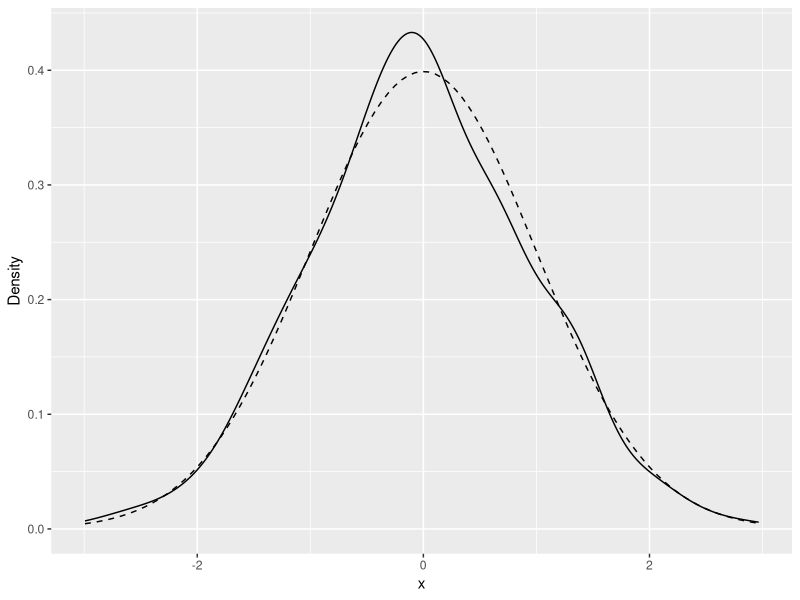

Write the R code that produced this figure.
## ---- chunk 1
#| label: fig-penG
#| fig-cap: "Kernel density estimate of 500 standard normal samples."
#| echo: false
library(ggplot2)
set.seed(42)
data.frame(x = rnorm(500)) |>
ggplot(aes(x = x)) +
  geom_density() +
  stat_function(fun = dnorm, linetype = 2) +
  labs(x = "x", y = "Density")
## ---- chunk 2
#| label: tbl-par
#| tbl-cap: "Linear model coefficient estimates (mtcars)"
#| echo: false
fit <- lm(mpg ~ wt + hp, data = mtcars)
coef_tbl <- broom::tidy(fit, conf.int = TRUE) |>
  dplyr::transmute(
    Parameter = term,
    Mean = estimate,
    `Std. dev` = std.error,
    `2.5%` = conf.low,
    `50%` = estimate,
    `97.5%` = conf.high
  )
knitr::kable(coef_tbl, digits = 3)
